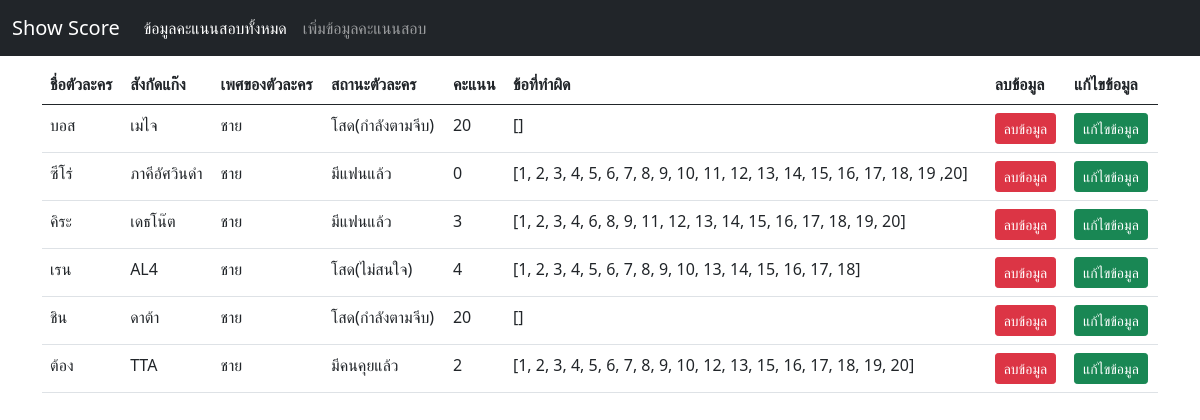
Before: / with the older database file.
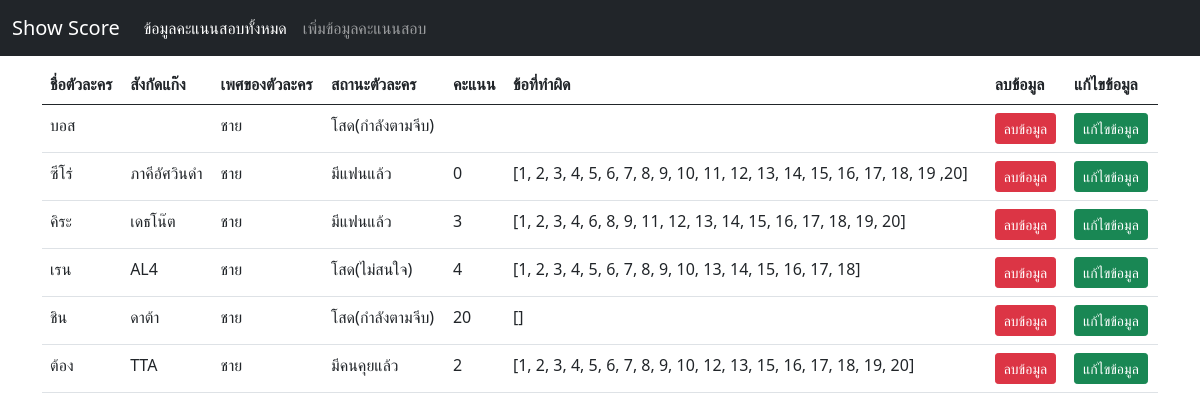
After: the same page with the newer database file.
### app.py (models this page shows)
class Statement(database.Model):
    name = database.Column(database.String(50), primary_key=True)
    team = database.Column(database.String(50), nullable=False)
    sex = database.Column(database.String(50), nullable=False)
    love = database.Column(database.String(50), nullable=False)
    score = database.Column(database.String(50), nullable=False)
    lost = database.Column(database.String(50), nullable=False)

### app.py (the view)
@app.route("/")
def showData():
    statements = Statement.query.all()
    return render_template("statements.html", statements=statements)

### templates/statements.html
{% extends "layout.html" %}
{% block body %}
    <div class="container my-2">
        <table class="table table-hover">
            <thead>
                <tr>
                    <th>ชื่อตัวละคร</th>
                    <th>สังกัดแก๊ง</th>
                    <th>เพศของตัวละคร</th>
                    <th>สถานะตัวละคร</th>
                    <th>คะแนน</th>
                    <th>ข้อที่ทำผิด</th>
                    <th>ลบข้อมูล</th>
                    <th>แก้ไขข้อมูล</th>
                </tr>
            </thead>
            <tbody>
                {% for item in statements %}
                <tr>
                    <td>{{item.name}}</td>
                    <td>{{item.team}}</td>
                    <td>{{item.sex}}</td>
                    <td>{{item.love}}</td>
                    <td>{{item.score}}</td>
                    <td>{{item.lost}}</td>
                    <td>
                        <a href="/delete/{{item.name}}" class="btn btn-sm btn-danger">ลบข้อมูล</a>
                    </td>
                    <td>
                        <a href="/edit/{{item.name}}" class="btn btn-sm btn-success">แก้ไขข้อมูล</a>
                    </td>
                </tr>
                {% endfor %}
            </tbody>
        </table>
    </div>
{% endblock %}

### templates/layout.html (shortened to what this page needs)
<!DOCTYPE html>
<html lang="en">
<head>
    <link href="https://cdn.jsdelivr.net/npm/bootstrap@5.0.2/dist/css/bootstrap.min.css" rel="stylesheet">
</head>
<body>
    <nav class="navbar navbar-expand-lg navbar-dark bg-dark">
        <div class="container-fluid">
          <a class="navbar-brand" href="/">Show Score</a>
          <div class="collapse navbar-collapse" id="navbarNav">
            <ul class="navbar-nav">
              <li class="nav-item">
                <a class="nav-link active" href="/">ข้อมูลคะแนนสอบทั้งหมด</a>
              </li>
              <li class="nav-item">
                <a class="nav-link" href="/addForm">เพิ่มข้อมูลคะแนนสอบ</a>
              </li>
            </ul>
          </div>
        </div>
      </nav>
    {% block body %}
    {% endblock %}
</body>
</html>

Changed rows visible on the page:
changed Statement "บอส": team "เมไจ" → (not shown); score "20" → (not shown); lost "[]" → (not shown)
